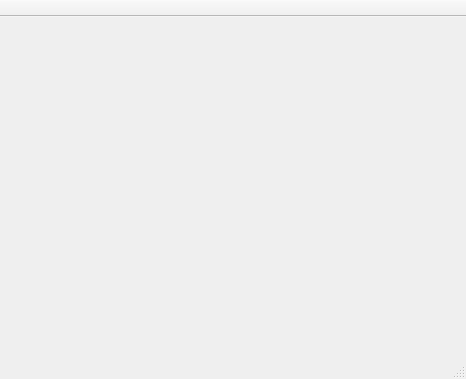
<?xml version="1.0" encoding="UTF-8"?>
<ui version="4.0">
 <class>MainWindow</class>
 <widget class="QMainWindow" name="MainWindow">
  <property name="geometry">
   <rect>
    <x>0</x>
    <y>0</y>
    <width>466</width>
    <height>379</height>
   </rect>
  </property>
  <property name="sizePolicy">
   <sizepolicy hsizetype="Preferred" vsizetype="Preferred">
    <horstretch>0</horstretch>
    <verstretch>0</verstretch>
   </sizepolicy>
  </property>
  <property name="windowTitle">
   <string>MainWindow</string>
  </property>
  <property name="windowIcon">
   <iconset>
    <normaloff>../../images/klimanov.ico</normaloff>../../images/klimanov.ico</iconset>
  </property>
  <property name="layoutDirection">
   <enum>Qt::LeftToRight</enum>
  </property>
  <property name="autoFillBackground">
   <bool>false</bool>
  </property>
  <property name="toolButtonStyle">
   <enum>Qt::ToolButtonTextOnly</enum>
  </property>
  <widget class="QWidget" name="centralwidget">
   <layout class="QHBoxLayout" name="horizontalLayout">
    <item>
     <layout class="QHBoxLayout" name="horizontalLayout_2"/>
    </item>
   </layout>
  </widget>
  <widget class="QStatusBar" name="statusbar"/>
  <widget class="QToolBar" name="toolBar">
   <property name="windowTitle">
    <string>toolBar</string>
   </property>
   <property name="movable">
    <bool>false</bool>
   </property>
   <attribute name="toolBarArea">
    <enum>TopToolBarArea</enum>
   </attribute>
   <attribute name="toolBarBreak">
    <bool>false</bool>
   </attribute>
  </widget>
  <action name="actionChats">
   <property name="checked">
    <bool>false</bool>
   </property>
   <property name="text">
    <string>Chats</string>
   </property>
   <property name="shortcut">
    <string>Ctrl+Shift+C</string>
   </property>
   <property name="menuRole">
    <enum>QAction::ApplicationSpecificRole</enum>
   </property>
  </action>
  <action name="actionNetwork">
   <property name="checked">
    <bool>false</bool>
   </property>
   <property name="text">
    <string>Network</string>
   </property>
   <property name="toolTip">
    <string>Network</string>
   </property>
   <property name="shortcut">
    <string>Ctrl+Shift+N</string>
   </property>
   <property name="menuRole">
    <enum>QAction::ApplicationSpecificRole</enum>
   </property>
  </action>
  <action name="actionSettings">
   <property name="checked">
    <bool>false</bool>
   </property>
   <property name="text">
    <string>Settings</string>
   </property>
   <property name="toolTip">
    <string>Settings</string>
   </property>
   <property name="shortcut">
    <string>Ctrl+Shift+S</string>
   </property>
   <property name="menuRole">
    <enum>QAction::ApplicationSpecificRole</enum>
   </property>
  </action>
  <action name="actionClose">
   <property name="text">
    <string>Close</string>
   </property>
   <property name="shortcut">
    <string>Ctrl+Q</string>
   </property>
   <property name="menuRole">
    <enum>QAction::QuitRole</enum>
   </property>
  </action>
 </widget>
 <resources/>
 <connections/>
</ui>
